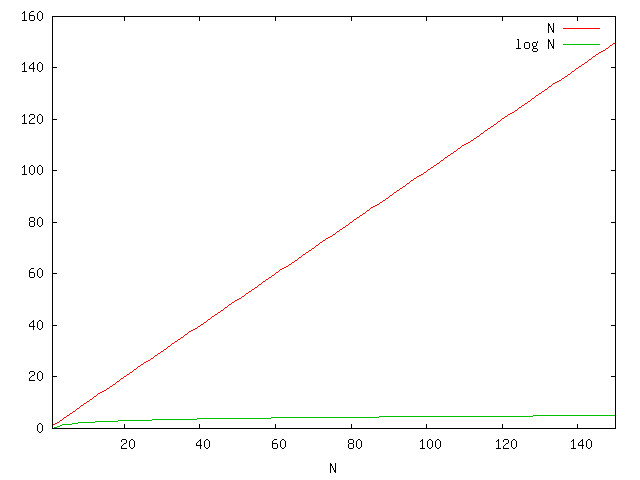

This chart was generated by the following gnuplot code:

set xlabel "N"
set ylabel ""

plot [1:150] \
        x title "N", \
        log(x) title "log N"
